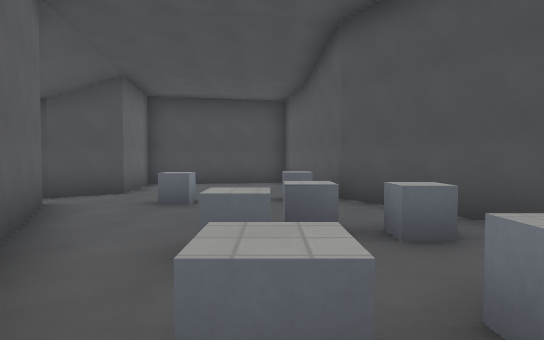
view 1 (above)

12 first-person views from a walk through a level from a Godot 3-D game. The camera is 1.5 m above the floor, tilts 2° down and sees 75° across. The floor is counted in squares, 2 m on a side. Each view is taken from the middle of a square. On the plan, view 1 faces up. The plan holds only what a view shows up to about 11 squares ahead; the rest is blank. The place goes on beyond the plan. Characters and animated objects are not drawn. Surface patterns are stand-ins for the level's own textures.

view 2
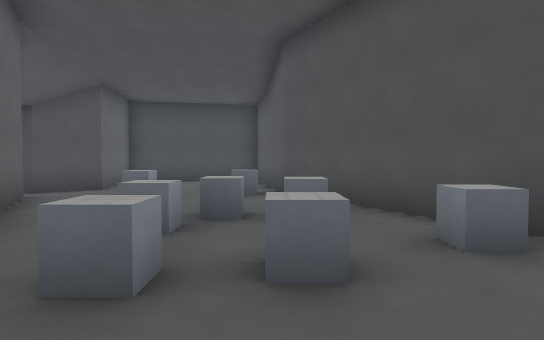

view 3
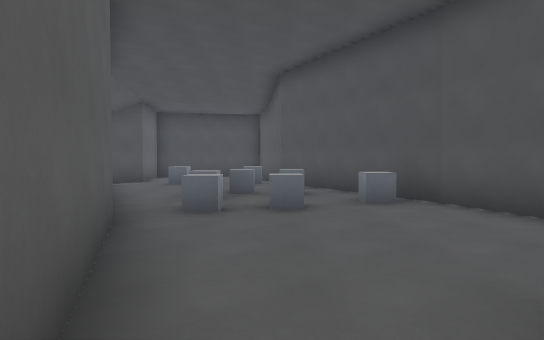

view 4
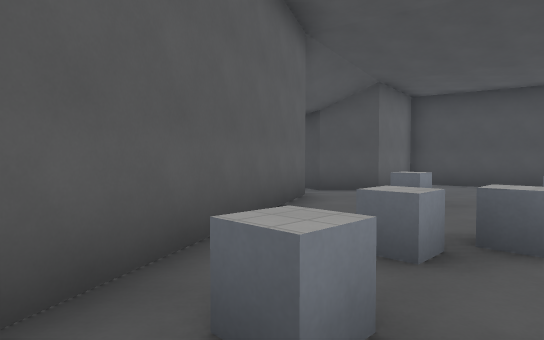

view 5
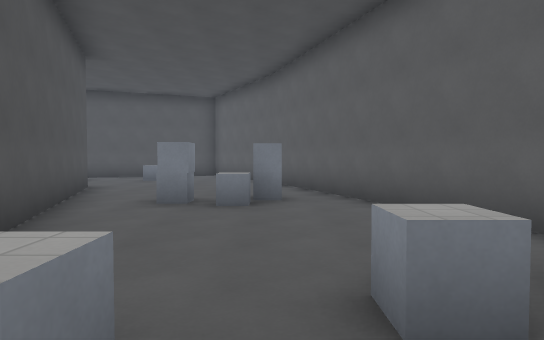

view 6
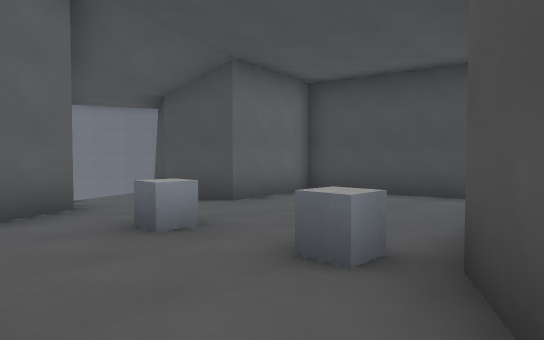

view 7
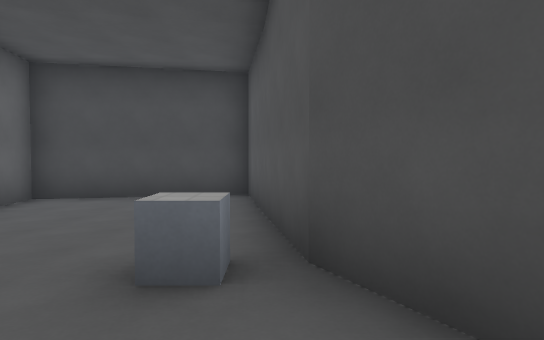

view 8
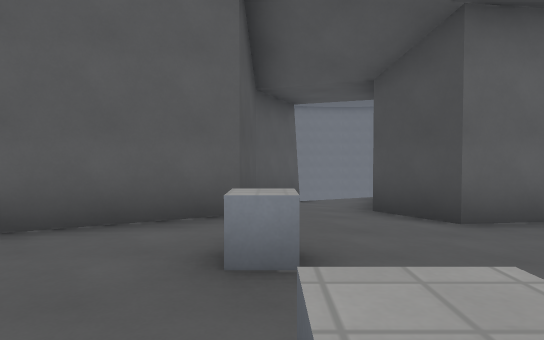

view 9
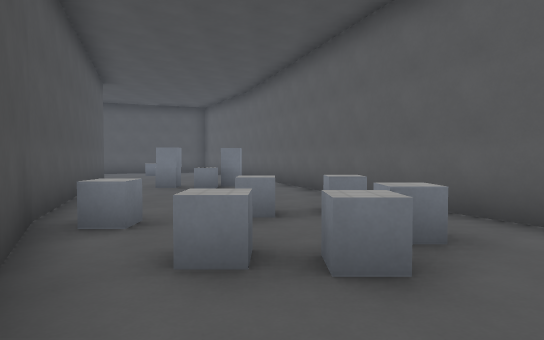

view 10
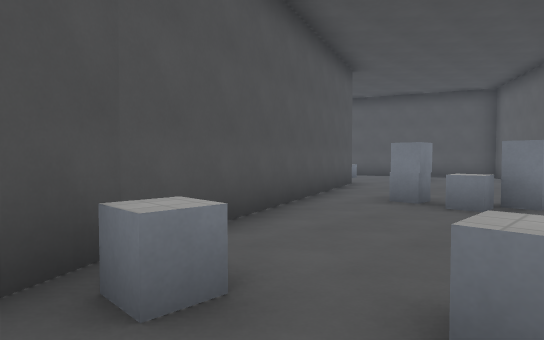

view 11
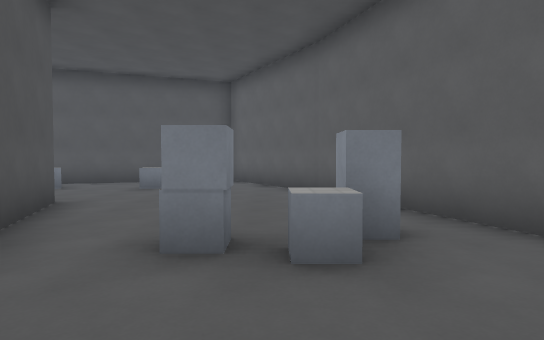

view 12
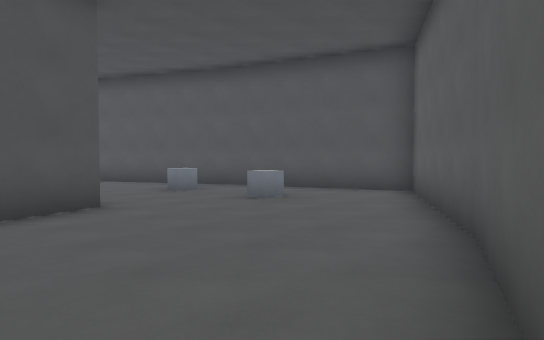

### Floor plan
Key: @ floor where view 1 was taken; # wall or solid block; . main floor; - floor 0.25 m lower than the main floor; _ floor 0.5 m lower than the main floor; / step, stairs or slope; ^ raised ledge; v drop or lower ground.
Columns run from 8 left of view 1 to 12 right of it. Each row starts with its distance up from view 1.
 12     ######
 11     #----#
 10     #----#
  9     #----#
  8  /##-----#
  7 v_/--.....#
  6 v#//......#
  5  ####.....##
  4     ##.....#
  3      #..^...#
  2      ##....^#
  1       #.^^..##
  0       ##@....#
 -1        #.....#
 -2        ##.....#
 -3         #.##..#
 -4         #.....##
 -5         ##.....#
 -6          #.......
 -7          #.........
 -8          ##..........
 -9           #...^....##
-10            #.....###
-11            ##..###
-12             ###

Positions as (right, up) in squares from view 1, and headings:
1: (0, 0), facing up
2: (1, -1), facing up
3: (1, -4), facing up
4: (1, 0), facing up-left
5: (2, 3), facing down
6: (2, 4), facing up-left
7: (1, 4), facing up
8: (1, 6), facing left
9: (1, 6), facing down
10: (1, 3), facing down-right
11: (3, 0), facing down
12: (1, -4), facing down-right
